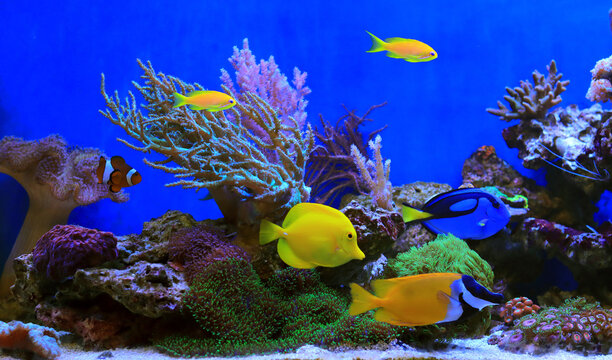
#> input picture data_sets/360_F_495164048_r4KZV8Y10lVEjXif0Xf4vyMlGk8ONC6q.jpg, 612 x 360 px
$ python -i sift_extractor.py   (imports and definitions only)
#> lines starting #> are read from the running program, lines starting #| are printed output that depends on the picture
import numpy as np
import cv2
from scipy.ndimage import gaussian_filter, map_coordinates


class SIFTExtractor:
    def __init__(self, sigma=1.6, k=1.414, contrast_thresh=0.04, edge_thresh=10, magnitude_thresh=0.0):
        self.sigma = sigma
        self.k = k
        self.contrast_thresh = contrast_thresh
        self.edge_thresh = edge_thresh
        self.magnitude_thresh = magnitude_thresh
        self.num_octaves = 4
        self.num_scales = 5

    def extract(self, image):
        if len(image.shape) == 3:
            image = cv2.cvtColor(image, cv2.COLOR_BGR2GRAY)
        image = image.astype(np.float32)

        gaussian_pyramid = self._generate_gaussian_pyramid(image)
        dog_pyramid = self._generate_dog_pyramid(gaussian_pyramid)
        keypoints = self._detect_keypoints(dog_pyramid)
        keypoints = self._localize_keypoints(dog_pyramid, keypoints)
        keypoints = self._assign_orientation(gaussian_pyramid, keypoints)
        descriptors = self._compute_descriptors(gaussian_pyramid, keypoints)
        return keypoints, descriptors

    def _generate_gaussian_pyramid(self, image):
        octaves = []
        base = image.copy()
        for o in range(self.num_octaves):
            scales = []
            for s in range(self.num_scales):
                sigma = self.sigma * (self.k ** s)
                blurred = gaussian_filter(base, sigma)
                scales.append(blurred)
            octaves.append(scales)
            base = cv2.resize(base, (base.shape[1] // 2, base.shape[0] // 2))
        return octaves

    def _generate_dog_pyramid(self, gaussian_pyramid):
        dog_pyramid = []
        for octave in gaussian_pyramid:
            dogs = [octave[i+1] - octave[i] for i in range(len(octave)-1)]
            dog_pyramid.append(dogs)
        return dog_pyramid

    def _detect_keypoints(self, dog_pyramid):
        keypoints = []
        for o_idx, dogs in enumerate(dog_pyramid):
            for s in range(1, len(dogs)-1):
                prev_img, curr_img, next_img = dogs[s-1], dogs[s], dogs[s+1]
                h, w = curr_img.shape
                for y in range(1, h-1):
                    for x in range(1, w-1):
                        val = curr_img[y, x]
                        if abs(val) < self.contrast_thresh:
                            continue
                        patch = np.stack([
                            prev_img[y-1:y+2, x-1:x+2],
                            curr_img[y-1:y+2, x-1:x+2],
                            next_img[y-1:y+2, x-1:x+2]
                        ])
                        if val == patch.max() or val == patch.min():
                            keypoints.append((o_idx, s, y, x))
        return keypoints

    def _localize_keypoints(self, dog_pyramid, keypoints):
        refined = []
        for o, s, y, x in keypoints:
            dog = dog_pyramid[o][s]
            if x < 1 or x >= dog.shape[1]-1 or y < 1 or y >= dog.shape[0]-1:
                continue
            dxx = dog[y, x+1] + dog[y, x-1] - 2 * dog[y, x]
            dyy = dog[y+1, x] + dog[y-1, x] - 2 * dog[y, x]
            dxy = (dog[y+1, x+1] - dog[y+1, x-1] - dog[y-1, x+1] + dog[y-1, x-1]) / 4.0
            det = dxx * dyy - dxy ** 2
            if det <= 0:
                continue
            tr = dxx + dyy
            r = (tr ** 2) / det
            if r < ((self.edge_thresh + 1) ** 2) / self.edge_thresh:
                refined.append((o, s, y, x))
        return refined

    def _assign_orientation(self, gaussian_pyramid, keypoints):
        oriented = []
        for o, s, y, x in keypoints:
            img = gaussian_pyramid[o][s]
            if x < 1 or y < 1 or x >= img.shape[1] - 1 or y >= img.shape[0] - 1:
                continue
            dx = img[y, x+1] - img[y, x-1]
            dy = img[y-1, x] - img[y+1, x]
            mag = np.sqrt(dx**2 + dy**2)
            if mag < self.magnitude_thresh:
                continue
            angle = np.arctan2(dy, dx)
            scale = self.sigma * (self.k ** s) * (2 ** o)
            oriented.append(((o, s, y, x, scale), angle))
        return oriented

    def _compute_descriptors(self, gaussian_pyramid, keypoints):
        descriptors = []
        for (o, s, y, x, scale), theta in keypoints:
            img = gaussian_pyramid[o][s]
            patch_size = int(round(16 * scale))
            if patch_size < 16:
                patch_size = 16

            # Create rotation matrix
            M = cv2.getRotationMatrix2D((x, y), np.degrees(-theta), 1.0)
            rotated = cv2.warpAffine(img, M, (img.shape[1], img.shape[0]), flags=cv2.INTER_LINEAR)

            # Crop patch around (x, y)
            half = 8
            cx, cy = int(x), int(y)
            if cy - half < 0 or cy + half >= rotated.shape[0] or cx - half < 0 or cx + half >= rotated.shape[1]:
                continue

            patch = rotated[cy - half:cy + half, cx - half:cx + half]

            # Compute gradients
            dx = patch[:, 1:] - patch[:, :-1]
            dy = patch[1:, :] - patch[:-1, :]

            magnitude = np.sqrt(dx[:-1, :] ** 2 + dy[:, :-1] ** 2)
            angle = np.arctan2(dy[:, :-1], dx[:-1, :])

            if magnitude.shape != (15, 15):
                continue

            weight = cv2.getGaussianKernel(15, 1.5)
            weight = weight @ weight.T  # Make 2D Gaussian
            magnitude *= weight         # Weight the magnitudes

            bins = np.zeros((4, 4, 8))
            for i in range(4):
                for j in range(4):
                    for u in range(4):
                        for v in range(4):
                            yy = i * 4 + u
                            xx = j * 4 + v
                            if yy >= magnitude.shape[0] or xx >= magnitude.shape[1]:
                             continue  # Skip out-of-bounds
                            m = magnitude[yy, xx]
                            a = angle[yy, xx]
                            bin_idx = int(((a + np.pi) % (2 * np.pi)) / (2 * np.pi) * 8)
                            bins[i, j, bin_idx] += m

            descriptor = bins.flatten()
            norm = np.linalg.norm(descriptor)
            if norm > 0:
                descriptor = descriptor / norm
            descriptor = np.clip(descriptor, 0, 0.2)
            norm = np.linalg.norm(descriptor)
            if norm > 0:
                descriptor = descriptor / norm

            descriptors.append(descriptor)

        return np.array(descriptors, dtype=np.float32)

def match_features(desc1, desc2, ratio_thresh=0.75):
    matches = []
    for i, d1 in enumerate(desc1):
        distances = np.linalg.norm(desc2 - d1, axis=1)
        if len(distances) < 2:
            continue
        nearest = np.argsort(distances)
        if distances[nearest[0]] < ratio_thresh * distances[nearest[1]]:
            matches.append((i, nearest[0]))
    return matches


def draw_matches(img1, kp1, img2, kp2, matches):
    h1, w1 = img1.shape
    h2, w2 = img2.shape
    target_h = max(h1, h2)
    target_w = max(w1, w2)
    img1 = cv2.resize(img1, (target_w, target_h))
    img2 = cv2.resize(img2, (target_w, target_h))

    img1_color = cv2.cvtColor(img1, cv2.COLOR_GRAY2BGR)
    img2_color = cv2.cvtColor(img2, cv2.COLOR_GRAY2BGR)

    canvas = np.vstack((img1_color, img2_color))

    for i1, i2 in matches:
        _, _, y1, x1, _ = kp1[i1][0]
        _, _, y2, x2, _ = kp2[i2][0]
        pt1 = (int(x1), int(y1))
        pt2 = (int(x2), int(y2 + target_h))
        cv2.circle(canvas, pt1, 4, (0, 255, 0), 1)
        cv2.circle(canvas, pt2, 4, (0, 255, 0), 1)
        cv2.line(canvas, pt1, pt2, (255, 0, 0), 1)

    return canvas


# [196 lines of commented-out code are left out]

>>> import cv2
>>> picture = cv2.imread('data_sets/360_F_495164048_r4KZV8Y10lVEjXif0Xf4vyMlGk8ONC6q.jpg')
#> picture is the input picture: shape (360, 612, 3); mean B, G, R 140.9, 67.4, 47.4
>>> result = SIFTExtractor().extract(picture)
#> after the loop in _generate_gaussian_pyramid, `for o in range(self.num_octaves):`:
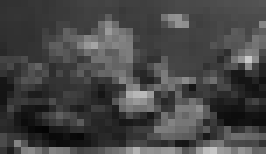
#> base: shape (22, 38) float32 (shown 7 times larger); min 4.82, max 202.4, mean 69.8
#> after the loop in _generate_gaussian_pyramid, `for o in range(self.num_octaves):`: octaves = 4 items
#> the loop in _generate_dog_pyramid, `for octave in gaussian_pyramid:` made 4 passes
#> the loop in _detect_keypoints, `for o_idx, dogs in enumerate(dog_pyramid):` made 4 passes
#> after the loop in _detect_keypoints, `for o_idx, dogs in enumerate(dog_pyramid):`: keypoints = 863 items, first 6: (0, 1, 3, 133), (0, 1, 3, 509), (0, 1, 5, 234), (0, 1, 5, 376), (0, 1, 5, 450), (0, 1, 6, 491)
#> the loop in _localize_keypoints, `for o, s, y, x in keypoints:` made 863 passes
#> (y, x, dxx, dyy, dxy, det, tr, r) on passes 1 to 3: (3, 133, 0.0837, 0.0428, 0.0201, 0.00318, 0.126, 5.03), (3, 509, -0.0939, -0.0616, -0.0411, 0.00409, -0.155, 5.91), (5, 234, -0.103, -0.0651, -0.0229, 0.00615, -0.168, 4.57)
#> pass 1, in _localize_keypoints, `dog = dog_pyramid[o][s]`:
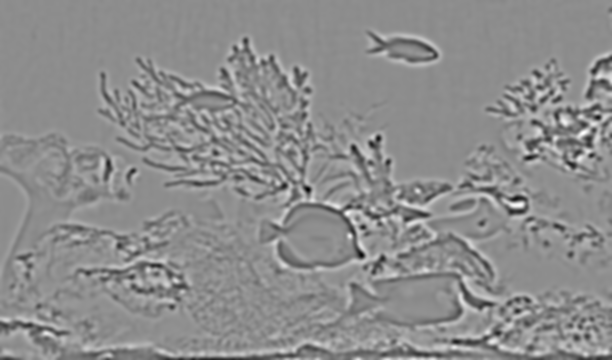
#> dog: shape (360, 612) float32; min -28.59, max 23.05, mean 0; drawn with min black and max white
#> after the loop in _localize_keypoints, `for o, s, y, x in keypoints:`: refined = 766 items, first 6: (0, 1, 3, 133), (0, 1, 3, 509), (0, 1, 5, 234), (0, 1, 5, 376), (0, 1, 5, 450), (0, 1, 6, 491)
#> in extract, `keypoints = self._localize_keypoints(dog_pyramid, keypoints)`: keypoints has the same summary as refined in _localize_keypoints
#> the loop in _assign_orientation, `for o, s, y, x in keypoints:` made 766 passes
#> (y, x) on passes 19 to 21: (19, 415), (22, 84), (22, 509)
#> pass 1, in _assign_orientation, `img = gaussian_pyramid[o][s]`:
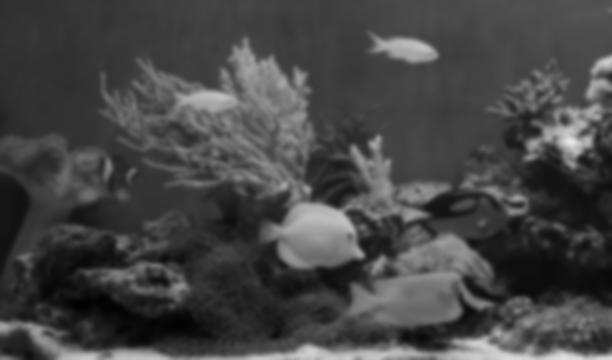
#> img: shape (360, 612) float32; min 1.98, max 234.7, mean 69.8
#> the loop in _compute_descriptors, `for (o, s, y, x, scale), theta in keypoints:` made 766 passes
#> (y, x, theta) on passes 1 to 3: (3, 133, 0.0362), (3, 509, -3.07), (5, 234, -0.194)
#> pass 1, in _compute_descriptors, `rotated = cv2.warpAffine(img, M, (img.shape[1], img.shape[0]), flags=c..`:
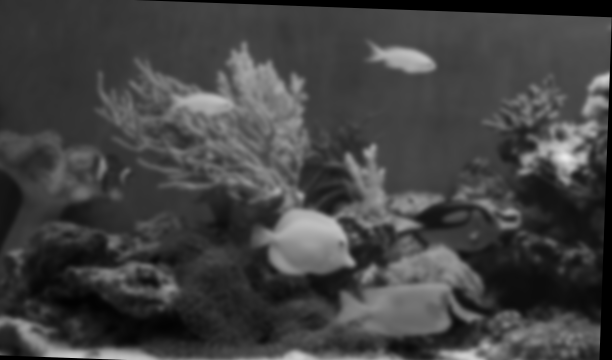
#> rotated: shape (360, 612) float32; min 0, max 234.1, mean 66.5
#> pass 2, in _compute_descriptors, `rotated = cv2.warpAffine(img, M, (img.shape[1], img.shape[0]), flags=c..`:
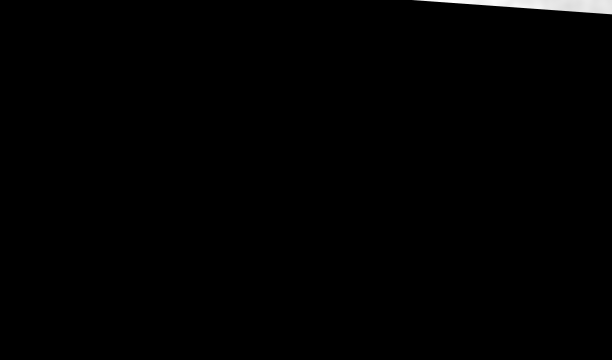
#> rotated: shape (360, 612) float32; min 0, max 82.85, mean 0.5; drawn with min black and max white
#> pass 3, in _compute_descriptors, `rotated = cv2.warpAffine(img, M, (img.shape[1], img.shape[0]), flags=c..`:
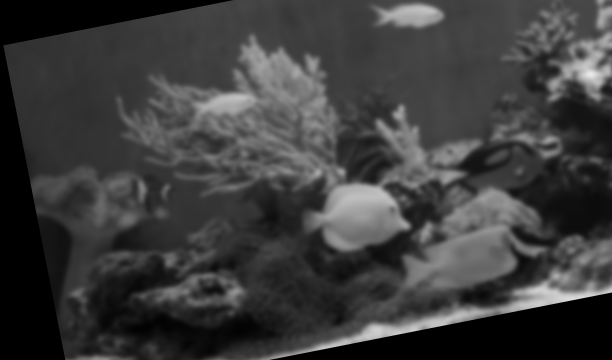
#> rotated: shape (360, 612) float32; min 0, max 234.3, mean 60.8
#> in _compute_descriptors, `return np.array(descriptors, dtype=np.float32)`:
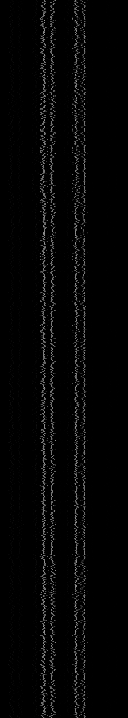
#> returned value: shape (718, 128) float32; min 0, max 0.654, mean 0.0211

$ run again, on data_sets/bird1.jpg
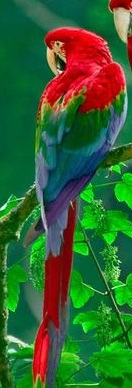
#> input picture data_sets/bird1.jpg, 132 x 388 px
#> picture is the input picture: shape (388, 132, 3); mean B, G, R 50.3, 98.8, 52.1
#> after the loop in _generate_gaussian_pyramid, `for o in range(self.num_octaves):`: octaves = 4 items
#> the loop in _generate_dog_pyramid, `for octave in gaussian_pyramid:` made 4 passes
#> the loop in _detect_keypoints, `for o_idx, dogs in enumerate(dog_pyramid):` made 4 passes
#> after the loop in _detect_keypoints, `for o_idx, dogs in enumerate(dog_pyramid):`: keypoints = 203 items, first 6: (0, 1, 5, 114), (0, 1, 22, 102), (0, 1, 26, 11), (0, 1, 32, 43), (0, 1, 38, 124), (0, 1, 49, 33)
#> the loop in _localize_keypoints, `for o, s, y, x in keypoints:` made 203 passes
#> (y, x, dxx, dyy, dxy, det, tr, r) on passes 1 to 3: (5, 114, -0.439, -1.69, -0.267, 0.671, -2.13, 6.76), (22, 102, 0.177, 0.226, 0.0345, 0.0387, 0.403, 4.18), (26, 11, -0.0293, -0.0282, -0.00641, 0.000784, -0.0575, 4.21)
#> after the loop in _localize_keypoints, `for o, s, y, x in keypoints:`: refined = 177 items, first 6: (0, 1, 5, 114), (0, 1, 22, 102), (0, 1, 26, 11), (0, 1, 32, 43), (0, 1, 38, 124), (0, 1, 49, 33)
#> in extract, `keypoints = self._localize_keypoints(dog_pyramid, keypoints)`: keypoints has the same summary as refined in _localize_keypoints
#> the loop in _assign_orientation, `for o, s, y, x in keypoints:` made 177 passes
#> (y, x) on passes 19 to 21: (106, 109), (139, 18), (140, 49)
#> the loop in _compute_descriptors, `for (o, s, y, x, scale), theta in keypoints:` made 177 passes
#> (y, x, theta) on passes 1 to 3: (5, 114, -1.7), (22, 102, 1.5), (26, 11, 1.6)
#> pass 1, in _compute_descriptors, `rotated = cv2.warpAffine(img, M, (img.shape[1], img.shape[0]), flags=c..`:
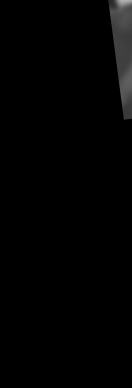
#> rotated: shape (388, 132) float32; min 0, max 177.4, mean 2.8
#> in _compute_descriptors, `return np.array(descriptors, dtype=np.float32)`:
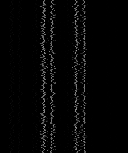
#> returned value: shape (153, 128) float32; min 0, max 0.639, mean 0.0213
